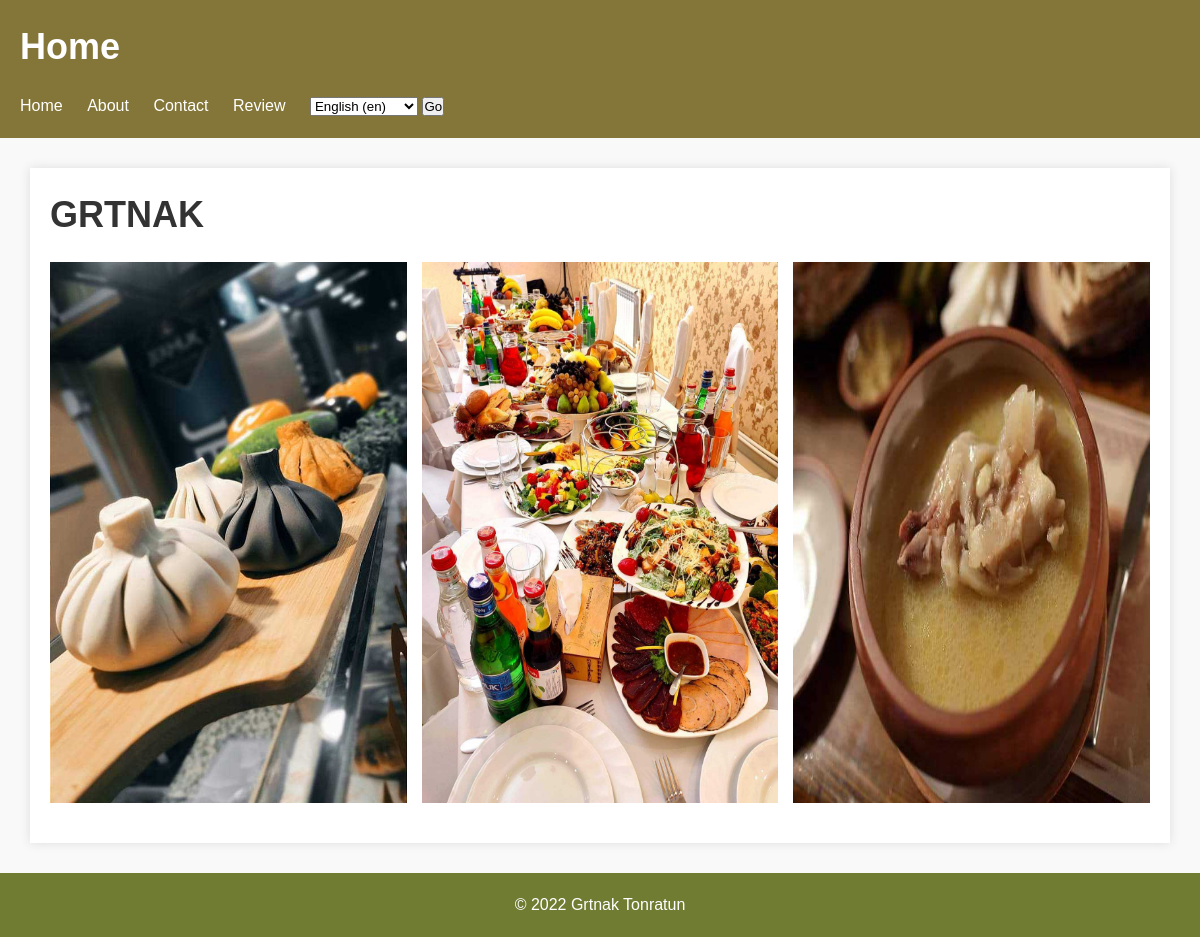
The page / on the database its author committed.
### main/models.py (models this page shows, shortened)
class HomeName(models.Model):
    name = models.CharField('Home name', max_length=200)
    class Meta:
        ordering = ['-id']

class HomeImage(models.Model):
    img = models.ImageField('Home image', upload_to='grtnak')

### main/views.py (the view)
# urls.py: path('', views.home, name='home'),
def home(request):
    home_name = HomeName.objects.all()[0]
    home_image = HomeImage.objects.all()
    return render(request, 'main/home.html', context={
       'home_name':home_name ,
       'home_image':home_image
    })

### main/templates/main/home.html (shortened to what this page needs)
{% extends 'main/base.html' %}
{% block name %}Home{% endblock %}
{% block content %}
	<main>
		<section class="right">
			<h2>{{ home_name.name }}</h2>
			<div class="gallery">
                {% for i in home_image %}
				    <img src="{{ i.img.url }}" alt="Work 1">
                {% endfor %}
			</div>
		</section>
	</main>
{% endblock %}

### main/static/css/style.css (style rules this page uses)
* { box-sizing: border-box; margin: 0; padding: 0; }
body { font-family: Arial, sans-serif; font-size: 16px; line-height: 1.5; color: #333; background-color: #f9f9f9; }
h1, h2 { font-size: 36px; margin-bottom: 20px; }
main { display: flex; flex-wrap: wrap; margin: 20px; }
section { flex: 1; margin: 10px; padding: 20px; background-color: #fff; box-shadow: 0px 0px 10px #ddd; }
.right { order: 1; }
.gallery { display: flex; flex-wrap: wrap; justify-content: space-between; }
.gallery img { width: calc(33.33% - 10px); margin-bottom: 20px; }

### rows shown on the page
HomeName: name "GRTNAK"
HomeImage: img (picture)
HomeImage: img (picture)
HomeImage: img (picture)

### other values the page prints
form field language "English (en)"
